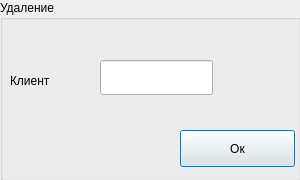
<?xml version="1.0" encoding="UTF-8"?>
<ui version="4.0">
 <class>DeleteClient</class>
 <widget class="QDialog" name="DeleteClient">
  <property name="geometry">
   <rect>
    <x>0</x>
    <y>0</y>
    <width>300</width>
    <height>180</height>
   </rect>
  </property>
  <property name="windowTitle">
   <string>Dialog</string>
  </property>
  <widget class="QGroupBox" name="groupBox">
   <property name="geometry">
    <rect>
     <x>0</x>
     <y>0</y>
     <width>301</width>
     <height>181</height>
    </rect>
   </property>
   <property name="title">
    <string>Удаление</string>
   </property>
   <widget class="QLabel" name="label">
    <property name="geometry">
     <rect>
      <x>10</x>
      <y>70</y>
      <width>79</width>
      <height>21</height>
     </rect>
    </property>
    <property name="text">
     <string>Клиент</string>
    </property>
   </widget>
   <widget class="QLineEdit" name="name">
    <property name="geometry">
     <rect>
      <x>100</x>
      <y>60</y>
      <width>113</width>
      <height>35</height>
     </rect>
    </property>
   </widget>
   <widget class="QPushButton" name="pushButton">
    <property name="geometry">
     <rect>
      <x>180</x>
      <y>130</y>
      <width>115</width>
      <height>37</height>
     </rect>
    </property>
    <property name="text">
     <string>Ок</string>
    </property>
   </widget>
  </widget>
 </widget>
 <resources/>
 <connections/>
</ui>
